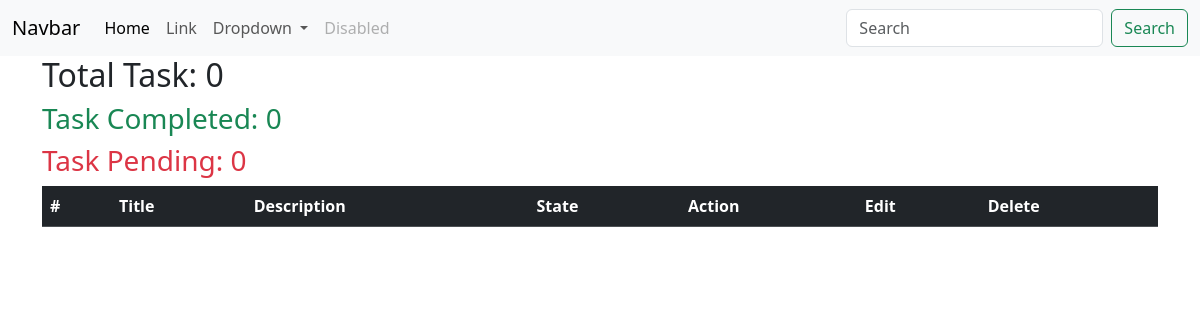
Before: /todolist/ with the older database file.
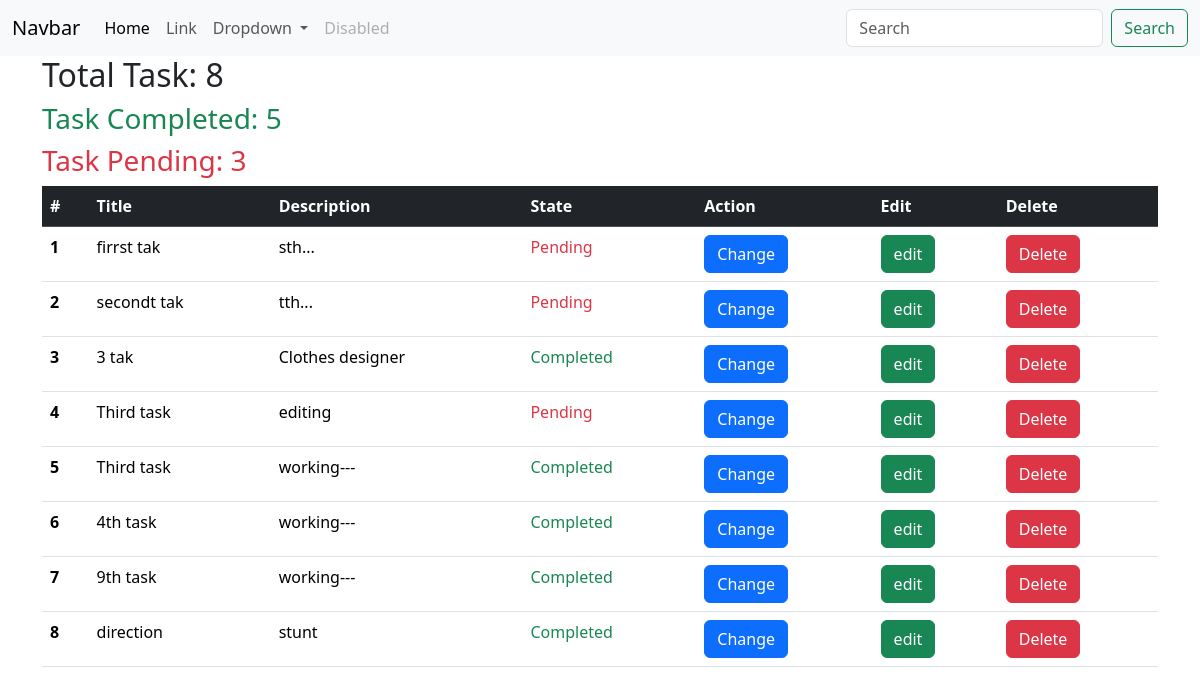
After: the same page with the newer database file.
### todo/models.py (models this page shows)
class Todolist(models.Model):
    title = models.CharField(max_length=50)
    description=models.TextField()
    state = models.BooleanField(default=False)

### todo/views.py (the view)
# urls.py: path('',include('todo.urls'))
def todo(request):
    tasks = Todolist.objects.all() #Todolist class is obtained from models.py
    total_tasks = tasks.count() #cout the number of task
    pending_tasks =tasks.filter(state=False).count()
    complete_tasks= tasks.filter(state=True).count()
    context = {
        "t" : tasks,
        "total_task" : total_tasks,
        "pend_task" : pending_tasks,
        "comp_task" : complete_tasks
    }
    return render(request,'todolist.html',context)

### templates/todolist.html (shortened to what this page needs)
{% extends "base.html"%}
{% block body %}
<div class="container">
    <h2>Total Task: {{total_task}}</h2>
    <h3 class="text-success">Task Completed: {{comp_task}}</h3>
    <h3 class="text-danger">Task Pending: {{pend_task}}</h3>
    <table class="table">
        <thead class="table-dark">
            <tr>
                <th scope="col">#</th>
                <th scope="col">Title</th>
                <th scope="col">Description</th>
                <th scope="col">State</th>
                <th scope="col">Action</th>
                <th scope="col">Edit</th>
                <th scope="col">Delete</th>
            </tr>
        </thead>
        <tbody>
            {% for task in t %}
            <tr>
                <th scope="row">{{forloop.counter}}</th>
                <td>{{task.title}}</td>
                <td>{{task.description}}</td>
                <td>
                    {% if task.state %}
                    <span class="text-success">Completed</span>
                    {% else  %}
                    <span class="text-danger">Pending</span>
                </td>
                {% endif %}
                <td>
                    <a href="{{task.id}}" class="btn btn-primary">Change</button>
                </td>
                <td>
                    <a href="{{task.id}}/edit_task/" class="btn btn-success">edit</button>
                </td>
                <td>
                    <a href="{{task.id}}/del_task/" class="btn btn-danger">Delete</button>
                </td>
            </tr>
            {% endfor %}
        </tbody>
  </table>
</div>
{%endblock body%}

### templates/base.html (shortened to what this page needs)
<!DOCTYPE html>
<html lang="en">
<head>
    <link href="https://cdn.jsdelivr.net/npm/bootstrap@5.3.3/dist/css/bootstrap.min.css" rel="stylesheet">
</head>
<body>
    <nav class="navbar navbar-expand-lg bg-body-tertiary">
        <div class="container-fluid">
          <a class="navbar-brand" href="#">Navbar</a>
          <div class="collapse navbar-collapse" id="navbarSupportedContent">
            <ul class="navbar-nav me-auto mb-2 mb-lg-0">
              <li class="nav-item">
                <a class="nav-link active" aria-current="page" href="#">Home</a>
              </li>
              <li class="nav-item">
                <a class="nav-link" href="#">Link</a>
              </li>
              <li class="nav-item dropdown">
                <a class="nav-link dropdown-toggle" href="#" role="button" data-bs-toggle="dropdown" aria-expanded="false">
                  Dropdown
                </a>
              </li>
              <li class="nav-item">
                <a class="nav-link disabled" aria-disabled="true">Disabled</a>
              </li>
            </ul>
            <form class="d-flex" role="search">
              <input class="form-control me-2" type="search" placeholder="Search" aria-label="Search">
              <button class="btn btn-outline-success" type="submit">Search</button>
            </form>
          </div>
        </div>
      </nav>
    {% block body%}{% endblock body%}
</body>
</html>

Changed rows visible on the page:
added Todolist: title "firrst tak", description "sth...", state "Pending"
added Todolist: title "secondt tak", description "tth...", state "Pending"
added Todolist: title "3 tak", description "Clothes designer", state "Completed"
added Todolist: title "Third task", description "editing", state "Pending"
added Todolist: title "Third task", description "working---", state "Completed"
added Todolist: title "4th task", description "working---", state "Completed"
added Todolist: title "9th task", description "working---", state "Completed"
added Todolist: title "direction", description "stunt", state "Completed"
Other visible differences:
{{ total_task }}: "0" → "8"
{{ comp_task }}: "0" → "5"
{{ pend_task }}: "0" → "3"
